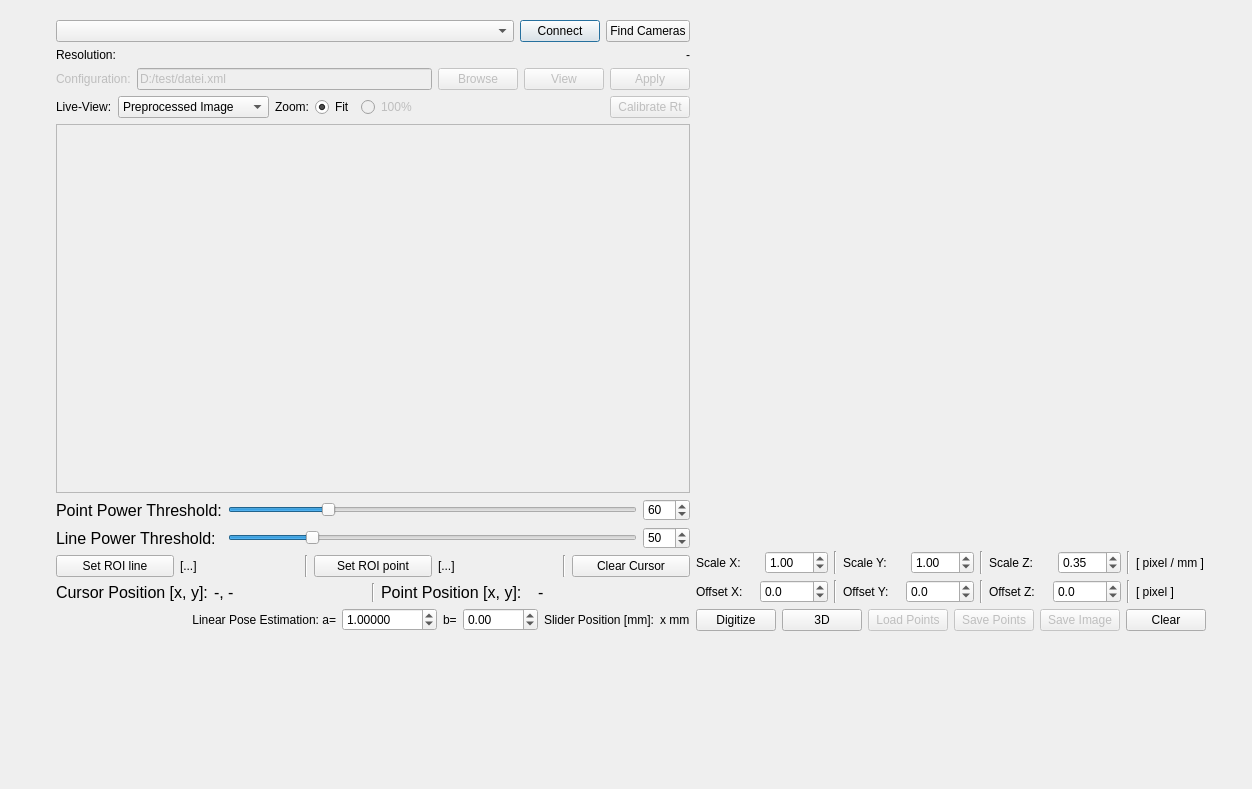
<?xml version="1.0" encoding="UTF-8"?>
<ui version="4.0">
 <class>centerDialog</class>
 <widget class="QDialog" name="centerDialog">
  <property name="geometry">
   <rect>
    <x>0</x>
    <y>0</y>
    <width>1252</width>
    <height>789</height>
   </rect>
  </property>
  <property name="windowTitle">
   <string>Dialog</string>
  </property>
  <widget class="QWidget" name="layoutWidget">
   <property name="geometry">
    <rect>
     <x>56</x>
     <y>20</y>
     <width>1150</width>
     <height>611</height>
    </rect>
   </property>
   <layout class="QHBoxLayout" name="pageLayout" stretch="2,1">
    <item>
     <layout class="QVBoxLayout" name="verticalLayout_2" stretch="0,0,0,0,0,0,0,0">
      <item>
       <layout class="QVBoxLayout" name="layoutDockCamera">
        <item>
         <layout class="QHBoxLayout" name="horizontalLayout" stretch="1,0,0">
          <item>
           <widget class="QComboBox" name="comboCameras"/>
          </item>
          <item>
           <widget class="QPushButton" name="buttonCamera">
            <property name="text">
             <string>Connect</string>
            </property>
            <property name="checkable">
             <bool>true</bool>
            </property>
           </widget>
          </item>
          <item>
           <widget class="QPushButton" name="buttonCameraFind">
            <property name="text">
             <string>Find Cameras</string>
            </property>
           </widget>
          </item>
         </layout>
        </item>
        <item>
         <layout class="QHBoxLayout" name="horizontalLayout_7" stretch="0,1">
          <item>
           <widget class="QLabel" name="label_8">
            <property name="text">
             <string>Resolution:</string>
            </property>
           </widget>
          </item>
          <item>
           <widget class="QLabel" name="labelCamProps">
            <property name="text">
             <string>-</string>
            </property>
            <property name="alignment">
             <set>Qt::AlignRight|Qt::AlignTrailing|Qt::AlignVCenter</set>
            </property>
           </widget>
          </item>
         </layout>
        </item>
       </layout>
      </item>
      <item>
       <layout class="QHBoxLayout" name="horizontalLayout_4" stretch="0,1,0,0,0">
        <item>
         <widget class="QLabel" name="label_5">
          <property name="enabled">
           <bool>false</bool>
          </property>
          <property name="text">
           <string>Configuration:</string>
          </property>
         </widget>
        </item>
        <item>
         <widget class="QLineEdit" name="lineEdit">
          <property name="enabled">
           <bool>false</bool>
          </property>
          <property name="text">
           <string>D:/test/datei.xml</string>
          </property>
         </widget>
        </item>
        <item>
         <widget class="QPushButton" name="pushButton">
          <property name="enabled">
           <bool>false</bool>
          </property>
          <property name="text">
           <string>Browse</string>
          </property>
         </widget>
        </item>
        <item>
         <widget class="QPushButton" name="pushButton_3">
          <property name="enabled">
           <bool>false</bool>
          </property>
          <property name="text">
           <string>View</string>
          </property>
         </widget>
        </item>
        <item>
         <widget class="QPushButton" name="pushButton_2">
          <property name="enabled">
           <bool>false</bool>
          </property>
          <property name="text">
           <string>Apply</string>
          </property>
         </widget>
        </item>
       </layout>
      </item>
      <item>
       <layout class="QHBoxLayout" name="horizontalLayout_3" stretch="0,0,0,0,0,0,0">
        <item>
         <widget class="QLabel" name="label_3">
          <property name="text">
           <string>Live-View:</string>
          </property>
         </widget>
        </item>
        <item>
         <widget class="QComboBox" name="comboLiveViewMode">
          <item>
           <property name="text">
            <string>Preprocessed Image</string>
           </property>
          </item>
          <item>
           <property name="text">
            <string>Chessboard Detection</string>
           </property>
          </item>
          <item>
           <property name="text">
            <string>Camera Image</string>
           </property>
          </item>
          <item>
           <property name="text">
            <string>Off</string>
           </property>
          </item>
         </widget>
        </item>
        <item>
         <widget class="QLabel" name="label">
          <property name="text">
           <string>Zoom:</string>
          </property>
         </widget>
        </item>
        <item>
         <widget class="QRadioButton" name="radioZoomFit">
          <property name="text">
           <string>Fit</string>
          </property>
          <property name="checked">
           <bool>true</bool>
          </property>
         </widget>
        </item>
        <item>
         <widget class="QRadioButton" name="radioZoom100">
          <property name="enabled">
           <bool>false</bool>
          </property>
          <property name="text">
           <string>100%</string>
          </property>
         </widget>
        </item>
        <item>
         <spacer name="horizontalSpacer">
          <property name="orientation">
           <enum>Qt::Horizontal</enum>
          </property>
          <property name="sizeHint" stdset="0">
           <size>
            <width>40</width>
            <height>20</height>
           </size>
          </property>
         </spacer>
        </item>
        <item>
         <widget class="QPushButton" name="buttonCalibrateRt">
          <property name="enabled">
           <bool>false</bool>
          </property>
          <property name="text">
           <string>Calibrate Rt</string>
          </property>
         </widget>
        </item>
       </layout>
      </item>
      <item>
       <widget class="QScrollArea" name="scrollCameraWidget">
        <property name="sizePolicy">
         <sizepolicy hsizetype="MinimumExpanding" vsizetype="MinimumExpanding">
          <horstretch>0</horstretch>
          <verstretch>0</verstretch>
         </sizepolicy>
        </property>
        <property name="widgetResizable">
         <bool>true</bool>
        </property>
        <widget class="QWidget" name="scrollAreaWidgetContents">
         <property name="geometry">
          <rect>
           <x>0</x>
           <y>0</y>
           <width>654</width>
           <height>349</height>
          </rect>
         </property>
         <widget class="CameraWidget" name="cameraWidget" native="true">
          <property name="geometry">
           <rect>
            <x>12</x>
            <y>12</y>
            <width>421</width>
            <height>281</height>
           </rect>
          </property>
          <property name="sizePolicy">
           <sizepolicy hsizetype="MinimumExpanding" vsizetype="MinimumExpanding">
            <horstretch>0</horstretch>
            <verstretch>0</verstretch>
           </sizepolicy>
          </property>
         </widget>
        </widget>
       </widget>
      </item>
      <item>
       <layout class="QGridLayout" name="gridLayout" columnstretch="0,1,0">
        <item row="0" column="0">
         <widget class="QLabel" name="label_11">
          <property name="styleSheet">
           <string notr="true">font: 75 12pt;</string>
          </property>
          <property name="text">
           <string>Point Power Threshold:</string>
          </property>
         </widget>
        </item>
        <item row="0" column="1">
         <widget class="QSlider" name="sliderPointPowerThreshold">
          <property name="maximum">
           <number>255</number>
          </property>
          <property name="value">
           <number>60</number>
          </property>
          <property name="orientation">
           <enum>Qt::Horizontal</enum>
          </property>
         </widget>
        </item>
        <item row="0" column="2">
         <widget class="QSpinBox" name="spinPointPowerThreshold">
          <property name="styleSheet">
           <string notr="true">font-size: 12px;</string>
          </property>
          <property name="maximum">
           <number>255</number>
          </property>
          <property name="value">
           <number>60</number>
          </property>
         </widget>
        </item>
        <item row="1" column="0">
         <widget class="QLabel" name="label_10">
          <property name="styleSheet">
           <string notr="true">font: 75 12pt;</string>
          </property>
          <property name="text">
           <string>Line Power Threshold:</string>
          </property>
         </widget>
        </item>
        <item row="1" column="1">
         <widget class="QSlider" name="sliderLinePowerThreshold">
          <property name="maximum">
           <number>255</number>
          </property>
          <property name="value">
           <number>50</number>
          </property>
          <property name="orientation">
           <enum>Qt::Horizontal</enum>
          </property>
         </widget>
        </item>
        <item row="1" column="2">
         <widget class="QSpinBox" name="spinLinePowerThreshold">
          <property name="styleSheet">
           <string notr="true">font-size: 12px;</string>
          </property>
          <property name="maximum">
           <number>255</number>
          </property>
          <property name="value">
           <number>50</number>
          </property>
         </widget>
        </item>
       </layout>
      </item>
      <item>
       <layout class="QHBoxLayout" name="horizontalLayout_9">
        <item>
         <widget class="QPushButton" name="buttonRoiLine">
          <property name="text">
           <string>Set ROI line</string>
          </property>
          <property name="checkable">
           <bool>true</bool>
          </property>
         </widget>
        </item>
        <item>
         <widget class="QLabel" name="labelRoiLine">
          <property name="text">
           <string>[...]</string>
          </property>
         </widget>
        </item>
        <item>
         <widget class="Line" name="line">
          <property name="orientation">
           <enum>Qt::Vertical</enum>
          </property>
         </widget>
        </item>
        <item>
         <widget class="QPushButton" name="buttonRoiPoint">
          <property name="text">
           <string>Set ROI point</string>
          </property>
          <property name="checkable">
           <bool>true</bool>
          </property>
         </widget>
        </item>
        <item>
         <widget class="QLabel" name="labelRoiPoint">
          <property name="text">
           <string>[...]</string>
          </property>
         </widget>
        </item>
        <item>
         <widget class="Line" name="line_2">
          <property name="orientation">
           <enum>Qt::Vertical</enum>
          </property>
         </widget>
        </item>
        <item>
         <widget class="QPushButton" name="buttonClearCursor">
          <property name="text">
           <string>Clear Cursor</string>
          </property>
         </widget>
        </item>
       </layout>
      </item>
      <item>
       <layout class="QHBoxLayout" name="horizontalLayout_8">
        <item>
         <widget class="QLabel" name="label_9">
          <property name="styleSheet">
           <string notr="true">font: 75 12pt;</string>
          </property>
          <property name="text">
           <string>Cursor Position [x, y]:</string>
          </property>
         </widget>
        </item>
        <item>
         <widget class="QLabel" name="labelCursorPos">
          <property name="styleSheet">
           <string notr="true">font: 75 12pt;</string>
          </property>
          <property name="text">
           <string>-, -</string>
          </property>
          <property name="alignment">
           <set>Qt::AlignLeading|Qt::AlignLeft|Qt::AlignVCenter</set>
          </property>
         </widget>
        </item>
        <item>
         <widget class="Line" name="line_3">
          <property name="orientation">
           <enum>Qt::Vertical</enum>
          </property>
         </widget>
        </item>
        <item>
         <widget class="QLabel" name="label_4">
          <property name="styleSheet">
           <string notr="true">font: 75 12pt;</string>
          </property>
          <property name="text">
           <string>Point Position [x, y]:</string>
          </property>
         </widget>
        </item>
        <item>
         <widget class="QLabel" name="labelLaserPoint">
          <property name="styleSheet">
           <string notr="true">font: 75 12pt;</string>
          </property>
          <property name="text">
           <string>-</string>
          </property>
          <property name="alignment">
           <set>Qt::AlignLeading|Qt::AlignLeft|Qt::AlignVCenter</set>
          </property>
         </widget>
        </item>
       </layout>
      </item>
      <item>
       <layout class="QHBoxLayout" name="horizontalLayout_11" stretch="1,0,0,0,0,0">
        <item>
         <widget class="QLabel" name="label_17">
          <property name="text">
           <string>Linear Pose Estimation: a=</string>
          </property>
          <property name="alignment">
           <set>Qt::AlignRight|Qt::AlignTrailing|Qt::AlignVCenter</set>
          </property>
         </widget>
        </item>
        <item>
         <widget class="QDoubleSpinBox" name="spinRegressionA">
          <property name="decimals">
           <number>5</number>
          </property>
          <property name="minimum">
           <double>-9999.989999999999782</double>
          </property>
          <property name="maximum">
           <double>9999.989999999999782</double>
          </property>
          <property name="singleStep">
           <double>0.000100000000000</double>
          </property>
          <property name="value">
           <double>1.000000000000000</double>
          </property>
         </widget>
        </item>
        <item>
         <widget class="QLabel" name="label_18">
          <property name="text">
           <string>b=</string>
          </property>
         </widget>
        </item>
        <item>
         <widget class="QDoubleSpinBox" name="spinRegressionB">
          <property name="minimum">
           <double>-9999.000000000000000</double>
          </property>
          <property name="maximum">
           <double>9999.989999999999782</double>
          </property>
          <property name="singleStep">
           <double>0.010000000000000</double>
          </property>
          <property name="value">
           <double>0.000000000000000</double>
          </property>
         </widget>
        </item>
        <item>
         <widget class="QLabel" name="label_19">
          <property name="text">
           <string>Slider Position [mm]:</string>
          </property>
         </widget>
        </item>
        <item>
         <widget class="QLabel" name="labelPositionMM">
          <property name="text">
           <string>x mm</string>
          </property>
         </widget>
        </item>
       </layout>
      </item>
     </layout>
    </item>
    <item>
     <layout class="QVBoxLayout" name="verticalLayout" stretch="1,0,0,0">
      <item>
       <widget class="HeightmapWidget" name="heightmapWidget" native="true"/>
      </item>
      <item>
       <layout class="QHBoxLayout" name="horizontalLayout_5">
        <item>
         <widget class="QLabel" name="label_2">
          <property name="text">
           <string>Scale X:</string>
          </property>
         </widget>
        </item>
        <item>
         <widget class="QDoubleSpinBox" name="spinScaleX">
          <property name="singleStep">
           <double>0.010000000000000</double>
          </property>
          <property name="value">
           <double>1.000000000000000</double>
          </property>
         </widget>
        </item>
        <item>
         <widget class="Line" name="line_4">
          <property name="orientation">
           <enum>Qt::Vertical</enum>
          </property>
         </widget>
        </item>
        <item>
         <widget class="QLabel" name="label_6">
          <property name="text">
           <string>Scale Y:</string>
          </property>
         </widget>
        </item>
        <item>
         <widget class="QDoubleSpinBox" name="spinScaleY">
          <property name="singleStep">
           <double>0.010000000000000</double>
          </property>
          <property name="value">
           <double>1.000000000000000</double>
          </property>
         </widget>
        </item>
        <item>
         <widget class="Line" name="line_5">
          <property name="orientation">
           <enum>Qt::Vertical</enum>
          </property>
         </widget>
        </item>
        <item>
         <widget class="QLabel" name="label_7">
          <property name="text">
           <string>Scale Z:</string>
          </property>
         </widget>
        </item>
        <item>
         <widget class="QDoubleSpinBox" name="spinScaleZ">
          <property name="singleStep">
           <double>0.010000000000000</double>
          </property>
          <property name="value">
           <double>0.350000000000000</double>
          </property>
         </widget>
        </item>
        <item>
         <widget class="Line" name="line_8">
          <property name="orientation">
           <enum>Qt::Vertical</enum>
          </property>
         </widget>
        </item>
        <item>
         <widget class="QLabel" name="label_15">
          <property name="minimumSize">
           <size>
            <width>70</width>
            <height>0</height>
           </size>
          </property>
          <property name="text">
           <string>[ pixel / mm ]</string>
          </property>
         </widget>
        </item>
       </layout>
      </item>
      <item>
       <layout class="QHBoxLayout" name="horizontalLayout_10">
        <item>
         <widget class="QLabel" name="label_12">
          <property name="text">
           <string>Offset X:</string>
          </property>
         </widget>
        </item>
        <item>
         <widget class="QDoubleSpinBox" name="spinOffsetX">
          <property name="decimals">
           <number>1</number>
          </property>
          <property name="minimum">
           <double>-1000.000000000000000</double>
          </property>
          <property name="maximum">
           <double>1000.000000000000000</double>
          </property>
          <property name="singleStep">
           <double>0.100000000000000</double>
          </property>
          <property name="value">
           <double>0.000000000000000</double>
          </property>
         </widget>
        </item>
        <item>
         <widget class="Line" name="line_6">
          <property name="orientation">
           <enum>Qt::Vertical</enum>
          </property>
         </widget>
        </item>
        <item>
         <widget class="QLabel" name="label_13">
          <property name="text">
           <string>Offset Y:</string>
          </property>
         </widget>
        </item>
        <item>
         <widget class="QDoubleSpinBox" name="spinOffsetY">
          <property name="decimals">
           <number>1</number>
          </property>
          <property name="minimum">
           <double>-1000.000000000000000</double>
          </property>
          <property name="maximum">
           <double>1000.000000000000000</double>
          </property>
          <property name="value">
           <double>0.000000000000000</double>
          </property>
         </widget>
        </item>
        <item>
         <widget class="Line" name="line_7">
          <property name="orientation">
           <enum>Qt::Vertical</enum>
          </property>
         </widget>
        </item>
        <item>
         <widget class="QLabel" name="label_14">
          <property name="text">
           <string>Offset Z:</string>
          </property>
         </widget>
        </item>
        <item>
         <widget class="QDoubleSpinBox" name="spinOffsetZ">
          <property name="decimals">
           <number>1</number>
          </property>
          <property name="minimum">
           <double>-1000.000000000000000</double>
          </property>
          <property name="maximum">
           <double>1000.000000000000000</double>
          </property>
          <property name="singleStep">
           <double>0.100000000000000</double>
          </property>
          <property name="value">
           <double>0.000000000000000</double>
          </property>
         </widget>
        </item>
        <item>
         <widget class="Line" name="line_9">
          <property name="orientation">
           <enum>Qt::Vertical</enum>
          </property>
         </widget>
        </item>
        <item>
         <widget class="QLabel" name="label_16">
          <property name="minimumSize">
           <size>
            <width>70</width>
            <height>0</height>
           </size>
          </property>
          <property name="text">
           <string>[ pixel ]</string>
          </property>
         </widget>
        </item>
       </layout>
      </item>
      <item>
       <layout class="QHBoxLayout" name="horizontalLayout_6">
        <item>
         <widget class="QPushButton" name="buttonDigitize">
          <property name="enabled">
           <bool>true</bool>
          </property>
          <property name="text">
           <string>Digitize</string>
          </property>
          <property name="checkable">
           <bool>true</bool>
          </property>
         </widget>
        </item>
        <item>
         <widget class="QPushButton" name="button3D">
          <property name="enabled">
           <bool>true</bool>
          </property>
          <property name="text">
           <string>3D</string>
          </property>
          <property name="checkable">
           <bool>true</bool>
          </property>
         </widget>
        </item>
        <item>
         <widget class="QPushButton" name="pushButton_8">
          <property name="enabled">
           <bool>false</bool>
          </property>
          <property name="text">
           <string>Load Points</string>
          </property>
         </widget>
        </item>
        <item>
         <widget class="QPushButton" name="pushButton_7">
          <property name="enabled">
           <bool>false</bool>
          </property>
          <property name="text">
           <string>Save Points</string>
          </property>
         </widget>
        </item>
        <item>
         <widget class="QPushButton" name="pushButton_6">
          <property name="enabled">
           <bool>false</bool>
          </property>
          <property name="text">
           <string>Save Image</string>
          </property>
         </widget>
        </item>
        <item>
         <widget class="QPushButton" name="buttonHeightmapClear">
          <property name="enabled">
           <bool>true</bool>
          </property>
          <property name="text">
           <string>Clear</string>
          </property>
         </widget>
        </item>
       </layout>
      </item>
     </layout>
    </item>
   </layout>
  </widget>
 </widget>
 <customwidgets>
  <customwidget>
   <class>CameraWidget</class>
   <extends>QWidget</extends>
   <header>cameraWidget.h</header>
   <container>1</container>
  </customwidget>
  <customwidget>
   <class>HeightmapWidget</class>
   <extends>QWidget</extends>
   <header>heightmapwidget.h</header>
   <container>1</container>
  </customwidget>
 </customwidgets>
 <resources/>
 <connections/>
</ui>
